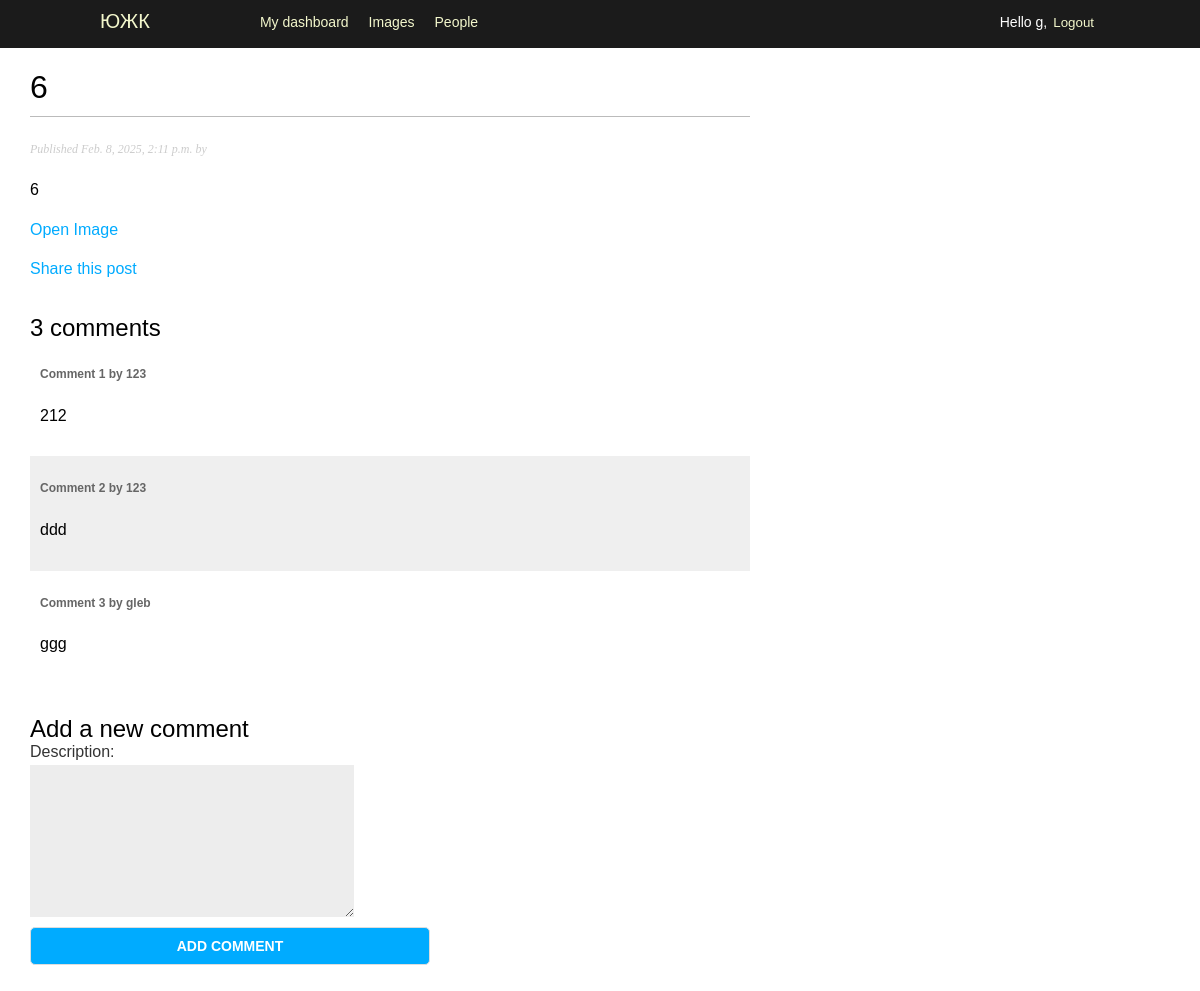
The app's page /TD/2025/2/8/6/ (signed in) with its own data.
### account/models.py (models this page shows)
class CustomUser(AbstractUser):
    department = models.ForeignKey(Department, on_delete=models.SET_NULL, null=True, blank=True)
    position = models.CharField(max_length=100, blank=True, null=True)

### blog/models.py (models this page shows, shortened)
class TurnoverDocument(models.Model):
    class Status(models.TextChoices):
        DRAFT = 'DF', 'Draft'
        PUBLISHED = 'PB', 'Published'
    objects = models.Manager()
    published = PublishedManager()
    title = models.CharField(max_length=255)
    description = models.TextField(blank=True, null=True)
    author = models.ForeignKey(settings.AUTH_USER_MODEL, on_delete=models.CASCADE, related_name='document_post')
    created_at = models.DateTimeField(auto_now_add=True)
    updated_at = models.DateTimeField(auto_now=True)
    publish_by = models.DateTimeField(default=timezone.now)
    document_type = models.ForeignKey(document_types, on_delete=models.CASCADE)
    document_file = models.FileField(upload_to='blog/static/images/')
    slug = models.SlugField(max_length=250, unique_for_date='publish_by')
    status = models.CharField(
        max_length=2,
        choices=Status.choices,
        default=Status.DRAFT
    )
    tags = TaggableManager()
    folder = models.ForeignKey(Folder, on_delete=models.SET_NULL, null=True, blank=True, related_name="documents")
    class Meta:
        ordering = ['-publish_by']
        indexes = [models.Index(fields=['-publish_by'])]
    def filename(self):
        return 'images/' + os.path.basename(self.document_file.name)

class Comment(models.Model):
    document = models.ForeignKey(TurnoverDocument, on_delete=models.CASCADE, related_name='comments')
    name = models.CharField(max_length=80)
    email = models.EmailField()
    description = models.TextField()
    created_at = models.DateTimeField(auto_now_add=True)
    updated_at = models.DateTimeField(auto_now=True)
    active = models.BooleanField(default=True)
    class Meta:
        ordering=['created_at']
        indexes = [models.Index(fields=['created_at'])]

### blog/views.py (the view)
# urls.py: path('<int:year>/<int:month>/<int:day>/<slug:TD>/', views.TD_detail, name='TD_detail'),
@login_required
def TD_detail(request, year, month, day, TD):
    single_document = get_object_or_404(
        TurnoverDocument,
        status=TurnoverDocument.Status.PUBLISHED,
        slug=TD,
        publish_by__year=year,
        publish_by__month=month,
        publish_by__day=day
    )
    comments = single_document.comments.filter(active=True)
    form = CommentForm()
    return render(request, 'blog/TD/detail.html', {'single_document': single_document,'form': form, 'comments':comments})

### blog/forms.py
class CommentForm(forms.ModelForm):
    class Meta:
        model = Comment
        fields = ['description']

### templates/blog/TD/detail.html (shortened to what this page needs)
{% extends "blog/base.html" %}
{% load static %}
{% block content %}
  <h1>{{ single_document.title }}</h1>
  <p class="date">
    Published {{ single_document.publish_by }} by {{ single_document.auther }}
  </p>
  {{ single_document.description|linebreaks }}
  <a href="{% static single_document.filename %}" target="_blank">
      Open Image
  </a>
  {% if request.user.is_authenticated %}
    <p>
      <a href="{% url "TD:send_email" single_document.id %}">
        Share this post
      </a>
    </p>
  {% endif %}
  {% with comments.count as total_comments %}
    <h2>
      {{ total_comments }} comment{{ total_comments|pluralize }}
    </h2>
  {% endwith %}
  {% for comment in comments %}
    <div class="comment">
      <p class="info">
        Comment {{ forloop.counter }} by {{ comment.name }}
      </p>
      {{ comment.description|linebreaks }}
    </div>
  {% empty %}
    <p>There are no comments.</p>
  {% endfor %}
  {% if request.user.is_authenticated %}
    {% include "blog/TD/includes/comment_form.html" %}
  {% endif %}
{% endblock %}

### templates/blog/base.html (shortened to what this page needs)
{% load static %}
<!DOCTYPE html>
<html>
<head>
  <link href="{% static "css/blog.css" %}" rel="stylesheet">
</head>
<body>
 <div id="header">
 <span class="logo"><a href="http://127.0.0.1:8000/TD/">ЮЖК</a></span>
     {% if request.user.is_authenticated %}
        <ul class="menu">
            <li {% if section == "dashboard" %}class="selected"{% endif %}>
                <a href="{% url "account:dashboard" %}">My dashboard</a>
            </li>
            <li {% if section == "images" %}class="selected"{% endif %}>
                <a href="#">Images</a>
            </li>
            <li {% if section == "people" %}class="selected"{% endif %}>
            <a href="#">People</a>
            </li>
        </ul>
     {% endif %}
    <span class="user">
        {% if request.user.is_authenticated %}
        Hello {{ request.user.first_name|default:request.user.username }},
    <form action="{% url "account:logout" %}" method="post">
        <button type="submit">Logout</button>
    </form>
        {% else %}
        <a href="{% url "account:login" %}">Log-in</a>
        {% endif %}
    </span>
 </div>
 <div id="content">
 {% block content %}
 {% endblock %}
 </div>
</body>
</html>

### blog/static/css/blog.css (style rules this page uses)
p { line-height: 1.8; }
h1, h2, h3, h4, h5 , h6 { font-family: 'Muli', sans-serif; font-weight:normal; }
#header { padding:10px 100px; font-size:14px; background:#1b1b1b; color:#fff; border-bottom:4px solid #1b1b1b; overflow:auto; }
#header .logo { font-family: 'Muli', sans-serif; float:left; color:#f3f7cc; font-size:20px; margin-right:10%; }
#header ul.menu { list-style:none; float:left; margin:0; padding:0; }
#header ul.menu li { float:left; padding:4px 10px; }
#header a { color:#f3f7cc; }
#header .user { float:right; padding-top:4px; }
#header .user form { display:inline; float:right; }
#header .user button { background:none; color:#f3f7cc; border:none; cursor:pointer; float:left; display:inline; }
#content { padding:30px 100px; }
form { overflow:auto; }
label { float:left; clear:both; color:#333; margin-bottom:4px; }
input, textarea { clear:both; float:left; margin:0 0 10px; background:#efefef; border:0; padding:6px 10px; font-size:14px; }
body { margin:0; padding:0; font-family:helvetica, sans-serif; }
a { color:#00abff; text-decoration:none; }
h1 { font-weight:normal; border-bottom:1px solid #bbb; padding:0 0 10px 0; }
h2 { font-weight:normal; margin:30px 0 0; }
#content { float:left; width:60%; padding:0 0 0 30px; }
p.date { color:#ccc; font-family: georgia, serif; font-size: 12px; font-style: italic; }
input, textarea { clear:both; float:left; margin:0 0 10px; background:#ededed; border:0; padding:6px 10px; font-size:12px; }
.comment { padding:10px; }
.comment:nth-child(even) { background:#efefef; }
.comment .info { font-weight:bold; font-size:12px; color:#666; }

### records on screen
CustomUser: user.first_name "g"
TurnoverDocument: title "6", publish_by "Feb. 8, 2025, 2:11 p.m.", description "6"
Comment: name "123", description "212"
Comment: name "123", description "ddd"
Comment: name "gleb", description "ggg"

### other values on screen
{{ total_comments }} "3"
